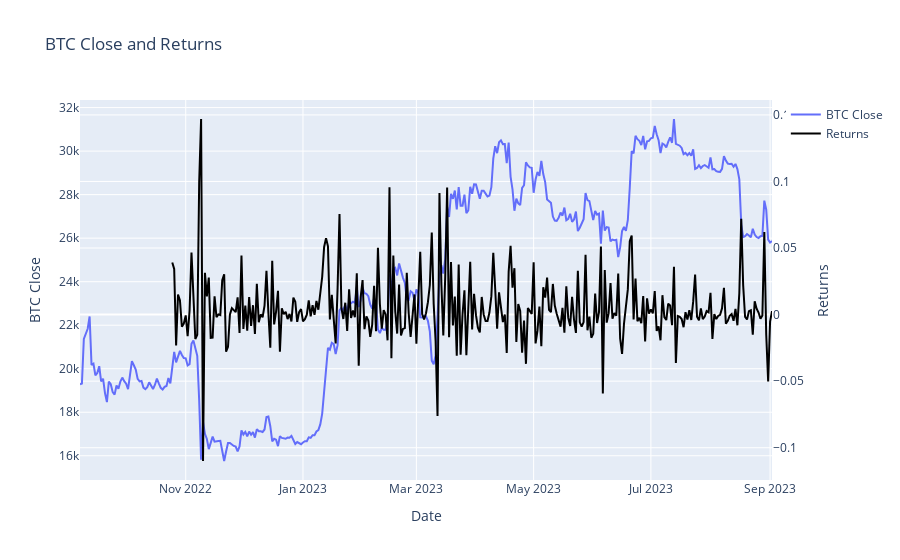
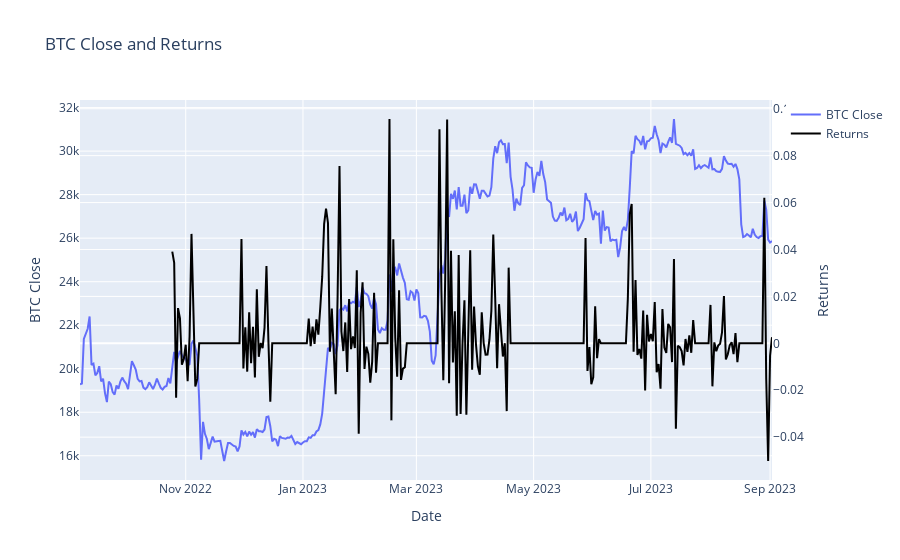

Here is the notebook cell these charts were saved with, in order:
### Markdown cell above
### Step 5: Compute the Signal Return 

Using the price returns generate the signal returns.

### Code cell
def calculate_returns(close, filtered_signals, method="short_long"): 
    returns = close.pct_change()
    df = filtered_signals.replace(0, np.nan).fillna(method='ffill')
    
    
    if method == 'only_long':
            df = df.replace(-1, 0)

    return df * returns 

returns = calculate_returns(btc_ohlcv['close'], filtered_signals)
returns_only_long = calculate_returns(btc_ohlcv['close'], filtered_signals, method = 'only_long')


trace1 = go.Scatter(x=btc_ohlcv.index, y=btc_ohlcv['close'], mode='lines', name='BTC Close', yaxis='y1')
trace2 = go.Scatter(x=returns.index, y=returns, mode='lines', name='Returns', line=dict(color='black'), yaxis='y2')
fig = go.Figure(data=[trace1, trace2])
fig.update_layout( title='BTC Close and Returns',
                    xaxis_title='Date',
                    yaxis_title='BTC Close',
                    yaxis2=dict( title='Returns', overlaying='y', side='right'))
fig.show()

trace1 = go.Scatter(x=btc_ohlcv.index, y=btc_ohlcv['close'], mode='lines', name='BTC Close', yaxis='y1')
trace2 = go.Scatter(x=returns_only_long.index, y=returns_only_long, mode='lines', name='Returns', line=dict(color='black'), yaxis='y2')
fig = go.Figure(data=[trace1, trace2])
fig.update_layout( title='BTC Close and Returns - Long Only Portfolio',
                    xaxis_title='Date',
                    yaxis_title='BTC Close',
                    yaxis2=dict( title='Returns', overlaying='y', side='right'))
fig.show()

### Figure 1 — Plotly figure (JSON) as saved in the notebook; plotly's stock layout.template omitted (floating-point values rounded to 4 significant figures; data arrays with more than 128 entries replaced by an {"elided": "..."} marker saying what was removed)
{"data": [{"mode": "lines", "name": "BTC Close", "type": "scatter", "x": {"elided": "361 str values"}, "y": {"elided": "361 float values"}, "yaxis": "y"}, {"line": {"color": "black"}, "mode": "lines", "name": "Returns", "type": "scatter", "x": {"elided": "361 str values"}, "y": {"elided": "361 float values"}, "yaxis": "y2"}], "layout": {"title": {"text": "BTC Close and Returns"}, "xaxis": {"title": {"text": "Date"}}, "yaxis": {"title": {"text": "BTC Close"}}, "yaxis2": {"overlaying": "y", "side": "right", "title": {"text": "Returns"}}}}

### Figure 2 — Plotly figure (JSON) as saved in the notebook; plotly's stock layout.template omitted (floating-point values rounded to 4 significant figures; data arrays with more than 128 entries replaced by an {"elided": "..."} marker saying what was removed)
{"data": [{"mode": "lines", "name": "BTC Close", "type": "scatter", "x": {"elided": "361 str values"}, "y": {"elided": "361 float values"}, "yaxis": "y"}, {"line": {"color": "black"}, "mode": "lines", "name": "Returns", "type": "scatter", "x": {"elided": "361 str values"}, "y": {"elided": "361 float values"}, "yaxis": "y2"}], "layout": {"title": {"text": "BTC Close and Returns"}, "xaxis": {"title": {"text": "Date"}}, "yaxis": {"title": {"text": "BTC Close"}}, "yaxis2": {"overlaying": "y", "side": "right", "title": {"text": "Returns"}}}}
